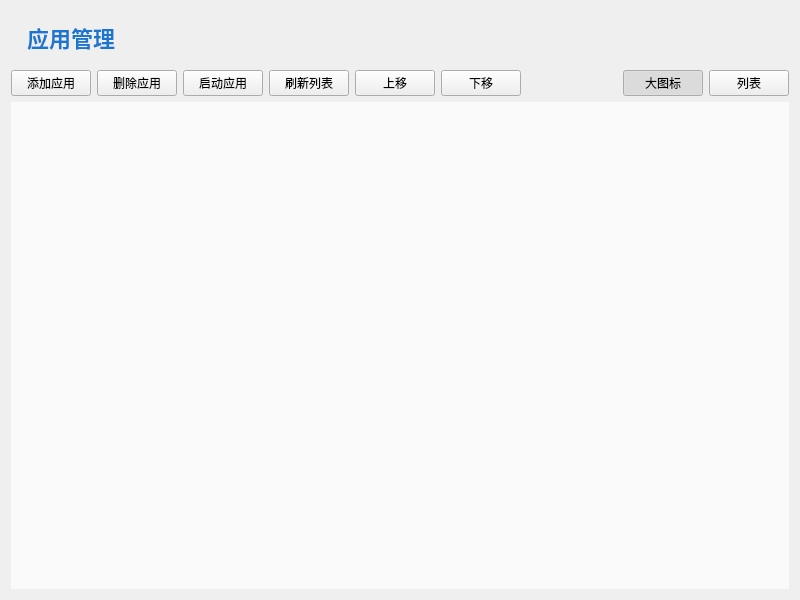
<?xml version="1.0" encoding="UTF-8"?>
<ui version="4.0">
 <class>AppManagerWidget</class>
 <widget class="QWidget" name="AppManagerWidget">
  <property name="geometry">
   <rect>
    <x>0</x>
    <y>0</y>
    <width>800</width>
    <height>600</height>
   </rect>
  </property>
  <property name="windowTitle">
   <string>Form</string>
  </property>
  <layout class="QVBoxLayout" name="mainLayout">
   <item>
    <widget class="QLabel" name="titleLabel">
     <property name="styleSheet">
      <string notr="true">font-size: 22px; font-weight: bold; padding: 10px; color: #1976d2;</string>
     </property>
     <property name="text">
      <string>&lt;html&gt;&lt;head/&gt;&lt;body&gt;&lt;p&gt;应用管理&lt;/p&gt;&lt;/body&gt;&lt;/html&gt;</string>
     </property>
    </widget>
   </item>
   <item>
    <layout class="QHBoxLayout" name="buttonLayout">
     <item>
      <widget class="QPushButton" name="addButton">
       <property name="text">
        <string>添加应用</string>
       </property>
      </widget>
     </item>
     <item>
      <widget class="QPushButton" name="deleteButton">
       <property name="text">
        <string>删除应用</string>
       </property>
      </widget>
     </item>
     <item>
      <widget class="QPushButton" name="launchButton">
       <property name="text">
        <string>启动应用</string>
       </property>
      </widget>
     </item>
     <item>
      <widget class="QPushButton" name="refreshButton">
       <property name="text">
        <string>刷新列表</string>
       </property>
      </widget>
     </item>
     <item>
      <widget class="QPushButton" name="moveUpButton">
       <property name="text">
        <string>上移</string>
       </property>
      </widget>
     </item>
     <item>
      <widget class="QPushButton" name="moveDownButton">
       <property name="text">
        <string>下移</string>
       </property>
      </widget>
     </item>
     <item>
      <spacer name="horizontalSpacer">
       <property name="orientation">
        <enum>Qt::Horizontal</enum>
       </property>
       <property name="sizeHint" stdset="0">
        <size>
         <width>40</width>
         <height>20</height>
        </size>
       </property>
      </spacer>
     </item>
     <item>
      <widget class="QPushButton" name="iconViewButton">
       <property name="text">
        <string>大图标</string>
       </property>
       <property name="checkable">
        <bool>true</bool>
       </property>
       <property name="checked">
        <bool>true</bool>
       </property>
      </widget>
     </item>
     <item>
      <widget class="QPushButton" name="listViewButton">
       <property name="text">
        <string>列表</string>
       </property>
       <property name="checkable">
        <bool>true</bool>
       </property>
       <property name="checked">
        <bool>false</bool>
       </property>
      </widget>
     </item>
    </layout>
   </item>
   <item>
    <widget class="QListView" name="appListView">
     <property name="contextMenuPolicy">
      <enum>Qt::CustomContextMenu</enum>
     </property>
     <property name="styleSheet">
      <string notr="true">QListView { background-color: #fafafa; border: none; }</string>
     </property>
     <property name="dragDropMode">
      <enum>QAbstractItemView::NoDragDrop</enum>
     </property>
     <property name="selectionMode">
      <enum>QAbstractItemView::ExtendedSelection</enum>
     </property>
     <property name="iconSize">
      <size>
       <width>72</width>
       <height>72</height>
      </size>
     </property>
     <property name="movement">
      <enum>QListView::Static</enum>
     </property>
     <property name="resizeMode">
      <enum>QListView::Adjust</enum>
     </property>
     <property name="spacing">
      <number>15</number>
     </property>
     <property name="viewMode">
      <enum>QListView::IconMode</enum>
     </property>
    </widget>
   </item>
  </layout>
 </widget>
 <resources/>
 <connections/>
</ui>
